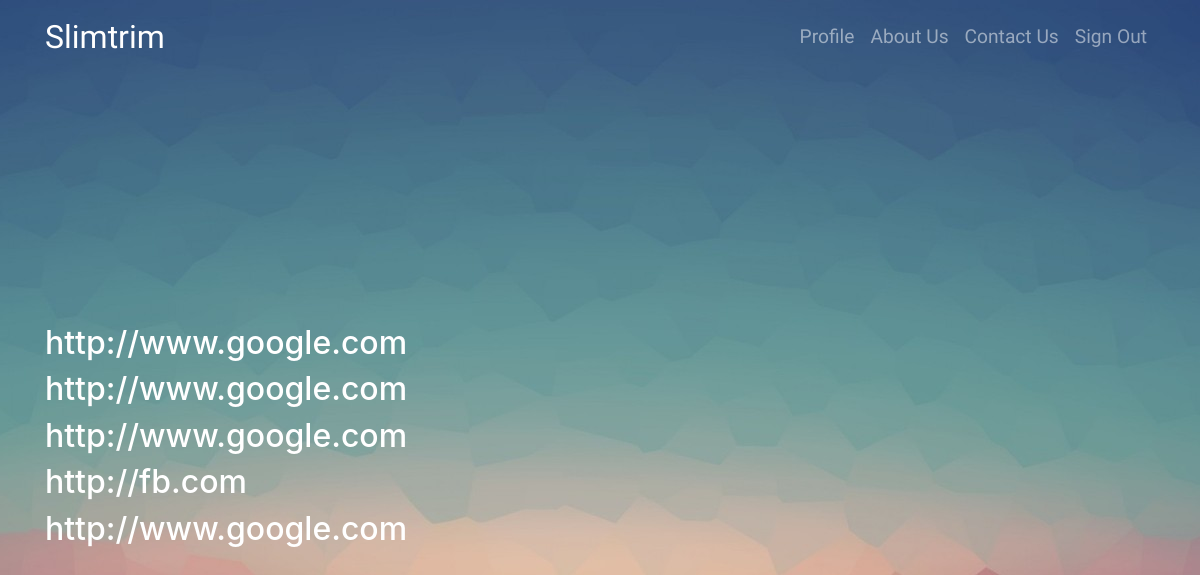
The page /profile/ (signed in) on the database as committed earlier.
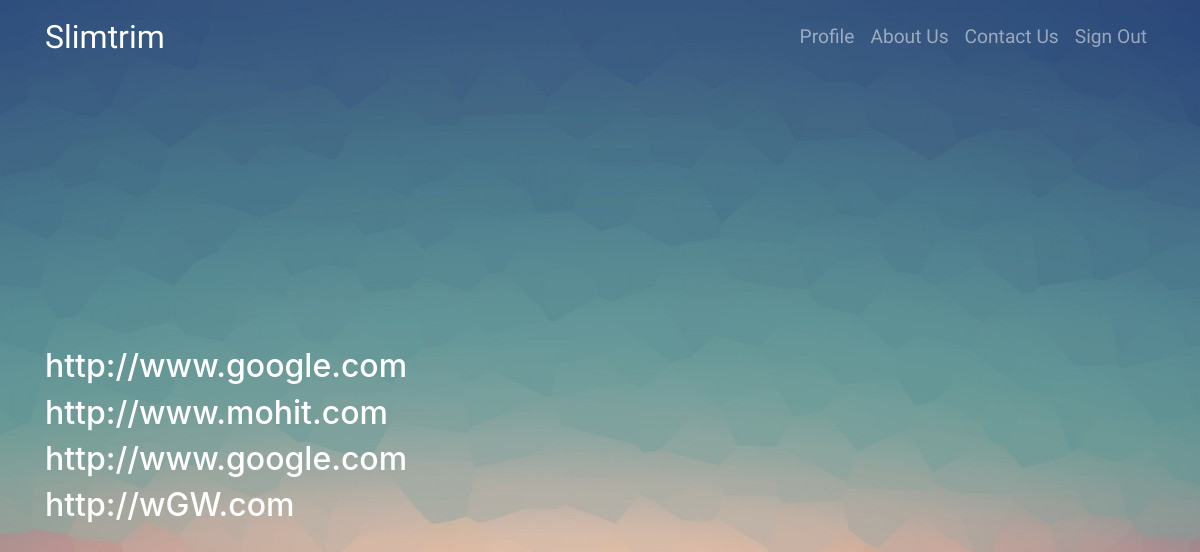
The same page on the database as committed later.
### shortener/models.py (models this page shows, shortened)
class Shortener(models.Model):
	url = models.URLField(max_length=250)
	short_url = models.CharField(max_length=15, unique=True, blank=True)
	created_at = models.DateTimeField(auto_now_add=True)
	updated_at = models.DateTimeField(auto_now=True)
	count = models.IntegerField(default=0)
	end_user = models.ForeignKey(settings.AUTH_USER_MODEL, null=True, blank=True)
	active = models.BooleanField(default=True)
	objects = ShortenerManager()
	def __str__(self):
		return self.url

### shortener/views.py (the view)
# urls.py: url(r'^profile/$', views.ProfileView.as_view(), name='profile'),
class ProfileView(LoginRequiredMixin, ListView):
	login_url = '/login'
	context_object_name = 'urls'
	template_name = 'shortener/profile.html'
	def get_queryset(self):
		return Shortener.objects.filter(end_user=self.request.user)

### shortener/templates/shortener/profile.html
{% extends 'shortener/layout.html' %}
{% block content %}
	{% for url in urls %}
		<h2 class="h2">{{ url }}</h2>
	{% endfor %}
{% endblock %}

### shortener/templates/shortener/layout.html (shortened to what this page needs)
{% load static %}
<!DOCTYPE html>
<html>
<head>
	<link rel="stylesheet" href="https://maxcdn.bootstrapcdn.com/bootstrap/4.0.0-beta/css/bootstrap.min.css">
	<link rel="stylesheet" type="text/css" href="{% static 'shortener/css/style.css' %}">
	<link href="https://maxcdn.bootstrapcdn.com/font-awesome/4.7.0/css/font-awesome.min.css" rel="stylesheet">
</head>
<body>
	  <nav class="navbar navbar-expand-lg navbar-dark fixed-top mb-2" id="mainNav">
      <div class="container">
        <a class="navbar-brand" href="/">Slimtrim</a>
        <div class="collapse navbar-collapse" id="navbarResponsive">
          <ul class="navbar-nav ml-auto">
          	{% if request.user.is_authenticated %}
          		 <li class="nav-item">
	              <a class="nav-link " href="/profile">Profile</a>
	            </li>
	            <li class="nav-item">
	              <a class="nav-link js-scroll-trigger" href="/#about">About Us</a>
	            </li>
	            <li class="nav-item">
	              <a class="nav-link js-scroll-trigger" href="/#contact">Contact Us</a>
	            </li>
	             <li class="nav-item">
	              <a class="nav-link " href="/logout">Sign Out</a>
	            </li>
            {% endif %}
          </ul>
        </div>
      </div>
    </nav>
	<div class="container">
		{% block content %}
		{% endblock %}
	</div>
</body>
</html>

### shortener/static/shortener/css/style.css (style rules this page uses)
body { background-image: url('../images/hero.jpg'); background-size: cover; color: white; background-repeat: no-repeat; background-position: center; background-attachment: fixed; padding-top: 80px; height: 100%; }
html, body { height:100%; }
body { display:flex; align-items:center; }
.navbar-nav { font-family: 'Raleway', sans-serif; font-size: 120% !important; }
.navbar-brand { font-family: 'Josefin Sans', sans-serif; font-size: 200% !important; }

Rows that differ between the two databases and show on the page:
removed Shortener: url "http://www.google.com"
removed Shortener: url "http://fb.com"
removed Shortener: url "http://www.google.com"
added Shortener: url "http://www.mohit.com"
added Shortener: url "http://wGW.com"
